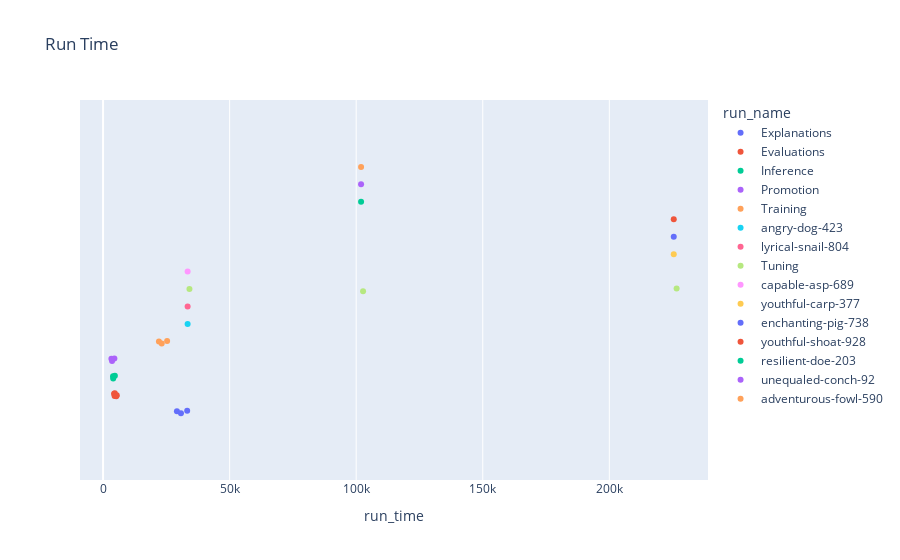

Here is the notebook cell this chart was saved with:
### Code cell
px.strip(
    runs,
    x="run_time",
    color="run_name",
    hover_name="run_id",
    hover_data=runs.columns,
    title="Run Time",
)

### Figure 1 — Plotly figure (JSON) as saved in the notebook; plotly's stock layout.template omitted (floating-point values rounded to 4 significant figures)
{"data": [{"alignmentgroup": "True", "boxpoints": "all", "customdata": [["file:///home/fmind/mlops-python-package/mlruns/892046783494697990/c21b823a68ba42b2b1ff98b2ae73c424/artifacts", "2024-12-09T21:26:50.094000", "892046783494697990", "active", "c21b823a68ba42b2b1ff98b2ae73c424", "Explanations", "c21b823a68ba42b2b1ff98b2ae73c424", "2024-12-09T21:26:19.324000", "FINISHED", "fmind"], ["file:///home/fmind/mlops-python-package/mlruns/892046783494697990/f71527e645d24f579e571b6573912f32/artifacts", "2024-12-09T20:16:43.066000", "892046783494697990", "active", "f71527e645d24f579e571b6573912f32", "Explanations", "f71527e645d24f579e571b6573912f32", "2024-12-09T20:16:09.833000", "FINISHED", "fmind"], ["file:///home/fmind/mlops-python-package/mlruns/892046783494697990/ba156f94df9e4c1eb8cb2852e36efeb0/artifacts", "2024-12-09T19:40:49.139000", "892046783494697990", "active", "ba156f94df9e4c1eb8cb2852e36efeb0", "Explanations", "ba156f94df9e4c1eb8cb2852e36efeb0", "2024-12-09T19:40:19.961000", "FINISHED", "fmind"]], "fillcolor": "rgba(255,255,255,0)", "hoveron": "points", "hovertemplate": "<b>%{hovertext}</b><br><br>run_name=%{customdata[5]}<br>run_time=%{x}<br>artifact_uri=%{customdata[0]}<br>end_time=%{customdata[1]}<br>experiment_id=%{customdata[2]}<br>lifecycle_stage=%{customdata[3]}<br>run_id=%{customdata[4]}<br>run_uuid=%{customdata[6]}<br>start_time=%{customdata[7]}<br>status=%{customdata[8]}<br>user_id=%{customdata[9]}<extra></extra>", "hovertext": ["c21b823a68ba42b2b1ff98b2ae73c424", "f71527e645d24f579e571b6573912f32", "ba156f94df9e4c1eb8cb2852e36efeb0"], "legendgroup": "Explanations", "line": {"color": "rgba(255,255,255,0)"}, "marker": {"color": "#636efa"}, "name": "Explanations", "offsetgroup": "Explanations", "orientation": "h", "pointpos": 0, "showlegend": true, "type": "box", "x": [30770, 33233, 29178], "x0": " ", "xaxis": "x", "y0": " ", "yaxis": "y"}, {"alignmentgroup": "True", "boxpoints": "all", "customdata": [["file:///home/fmind/mlops-python-package/mlruns/892046783494697990/9da0f31e36a9413eaab18149ace82c78/artifacts", "2024-12-09T21:26:18.061000", "892046783494697990", "active", "9da0f31e36a9413eaab18149ace82c78", "Evaluations", "9da0f31e36a9413eaab18149ace82c78", "2024-12-09T21:26:13.489000", "FINISHED", "fmind"], ["file:///home/fmind/mlops-python-package/mlruns/892046783494697990/f2823c6d05a545b793545d85b230d467/artifacts", "2024-12-09T20:16:08.336000", "892046783494697990", "active", "f2823c6d05a545b793545d85b230d467", "Evaluations", "f2823c6d05a545b793545d85b230d467", "2024-12-09T20:16:02.929000", "FINISHED", "fmind"], ["file:///home/fmind/mlops-python-package/mlruns/892046783494697990/ecc6bbcc06a14ac4a853f18a85d2aa79/artifacts", "2024-12-09T19:41:30.872000", "892046783494697990", "active", "ecc6bbcc06a14ac4a853f18a85d2aa79", "Evaluations", "ecc6bbcc06a14ac4a853f18a85d2aa79", "2024-12-09T19:41:26.226000", "FAILED", "fmind"], ["file:///home/fmind/mlops-python-package/mlruns/892046783494697990/4177ef56fb0e4e4eaa7f7c443c46fc16/artifacts", "2024-12-09T19:40:14.417000", "892046783494697990", "active", "4177ef56fb0e4e4eaa7f7c443c46fc16", "Evaluations", "4177ef56fb0e4e4eaa7f7c443c46fc16", "2024-12-09T19:40:09.199000", "FAILED", "fmind"], ["file:///home/fmind/mlops-python-package/mlruns/892046783494697990/f11653b8018e42f6825a2ac1c9443937/artifacts", "2024-12-09T19:33:26.711000", "892046783494697990", "active", "f11653b8018e42f6825a2ac1c9443937", "Evaluations", "f11653b8018e42f6825a2ac1c9443937", "2024-12-09T19:33:22.361000", "FAILED", "fmind"]], "fillcolor": "rgba(255,255,255,0)", "hoveron": "points", "hovertemplate": "<b>%{hovertext}</b><br><br>run_name=%{customdata[5]}<br>run_time=%{x}<br>artifact_uri=%{customdata[0]}<br>end_time=%{customdata[1]}<br>experiment_id=%{customdata[2]}<br>lifecycle_stage=%{customdata[3]}<br>run_id=%{customdata[4]}<br>run_uuid=%{customdata[6]}<br>start_time=%{customdata[7]}<br>status=%{customdata[8]}<br>user_id=%{customdata[9]}<extra></extra>", "hovertext": ["9da0f31e36a9413eaab18149ace82c78", "f2823c6d05a545b793545d85b230d467", "ecc6bbcc06a14ac4a853f18a85d2aa79", "4177ef56fb0e4e4eaa7f7c443c46fc16", "f11653b8018e42f6825a2ac1c9443937"], "legendgroup": "Evaluations", "line": {"color": "rgba(255,255,255,0)"}, "marker": {"color": "#EF553B"}, "name": "Evaluations", "offsetgroup": "Evaluations", "orientation": "h", "pointpos": 0, "showlegend": true, "type": "box", "x": [4572, 5407, 4646, 5218, 4350], "x0": " ", "xaxis": "x", "y0": " ", "yaxis": "y"}, {"alignmentgroup": "True", "boxpoints": "all", "customdata": [["file:///home/fmind/mlops-python-package/mlruns/892046783494697990/8316d6855d17401b8358e88a48c159f0/artifacts", "2024-12-09T21:26:12.215000", "892046783494697990", "active", "8316d6855d17401b8358e88a48c159f0", "Inference", "8316d6855d17401b8358e88a48c159f0", "2024-12-09T21:26:08.210000", "FINISHED", "fmind"], ["file:///home/fmind/mlops-python-package/mlruns/892046783494697990/d40bfd6d238b4e999a8b9eac47f9932a/artifacts", "2024-12-09T20:16:01.543000", "892046783494697990", "active", "d40bfd6d238b4e999a8b9eac47f9932a", "Inference", "d40bfd6d238b4e999a8b9eac47f9932a", "2024-12-09T20:15:56.888000", "FINISHED", "fmind"], ["file:///home/fmind/mlops-python-package/mlruns/892046783494697990/92f6f8fe787c4f489024a81181b7ab41/artifacts", "2024-12-09T19:33:20.732000", "892046783494697990", "active", "92f6f8fe787c4f489024a81181b7ab41", "Inference", "92f6f8fe787c4f489024a81181b7ab41", "2024-12-09T19:33:16.788000", "FINISHED", "fmind"]], "fillcolor": "rgba(255,255,255,0)", "hoveron": "points", "hovertemplate": "<b>%{hovertext}</b><br><br>run_name=%{customdata[5]}<br>run_time=%{x}<br>artifact_uri=%{customdata[0]}<br>end_time=%{customdata[1]}<br>experiment_id=%{customdata[2]}<br>lifecycle_stage=%{customdata[3]}<br>run_id=%{customdata[4]}<br>run_uuid=%{customdata[6]}<br>start_time=%{customdata[7]}<br>status=%{customdata[8]}<br>user_id=%{customdata[9]}<extra></extra>", "hovertext": ["8316d6855d17401b8358e88a48c159f0", "d40bfd6d238b4e999a8b9eac47f9932a", "92f6f8fe787c4f489024a81181b7ab41"], "legendgroup": "Inference", "line": {"color": "rgba(255,255,255,0)"}, "marker": {"color": "#00cc96"}, "name": "Inference", "offsetgroup": "Inference", "orientation": "h", "pointpos": 0, "showlegend": true, "type": "box", "x": [4005, 4655, 3944], "x0": " ", "xaxis": "x", "y0": " ", "yaxis": "y"}, {"alignmentgroup": "True", "boxpoints": "all", "customdata": [["file:///home/fmind/mlops-python-package/mlruns/892046783494697990/b92f959ab1564eb897e2f66f7089f573/artifacts", "2024-12-09T21:26:06.933000", "892046783494697990", "active", "b92f959ab1564eb897e2f66f7089f573", "Promotion", "b92f959ab1564eb897e2f66f7089f573", "2024-12-09T21:26:03.382000", "FINISHED", "fmind"], ["file:///home/fmind/mlops-python-package/mlruns/892046783494697990/0a425df1a36947cc912cc0abdc4c9fe1/artifacts", "2024-12-09T20:15:55.295000", "892046783494697990", "active", "0a425df1a36947cc912cc0abdc4c9fe1", "Promotion", "0a425df1a36947cc912cc0abdc4c9fe1", "2024-12-09T20:15:50.832000", "FINISHED", "fmind"], ["file:///home/fmind/mlops-python-package/mlruns/892046783494697990/88e2b857d3734cfe96ea207be49bba2f/artifacts", "2024-12-09T19:33:15.552000", "892046783494697990", "active", "88e2b857d3734cfe96ea207be49bba2f", "Promotion", "88e2b857d3734cfe96ea207be49bba2f", "2024-12-09T19:33:12.258000", "FINISHED", "fmind"]], "fillcolor": "rgba(255,255,255,0)", "hoveron": "points", "hovertemplate": "<b>%{hovertext}</b><br><br>run_name=%{customdata[5]}<br>run_time=%{x}<br>artifact_uri=%{customdata[0]}<br>end_time=%{customdata[1]}<br>experiment_id=%{customdata[2]}<br>lifecycle_stage=%{customdata[3]}<br>run_id=%{customdata[4]}<br>run_uuid=%{customdata[6]}<br>start_time=%{customdata[7]}<br>status=%{customdata[8]}<br>user_id=%{customdata[9]}<extra></extra>", "hovertext": ["b92f959ab1564eb897e2f66f7089f573", "0a425df1a36947cc912cc0abdc4c9fe1", "88e2b857d3734cfe96ea207be49bba2f"], "legendgroup": "Promotion", "line": {"color": "rgba(255,255,255,0)"}, "marker": {"color": "#ab63fa"}, "name": "Promotion", "offsetgroup": "Promotion", "orientation": "h", "pointpos": 0, "showlegend": true, "type": "box", "x": [3551, 4463, 3294], "x0": " ", "xaxis": "x", "y0": " ", "yaxis": "y"}, {"alignmentgroup": "True", "boxpoints": "all", "customdata": [["file:///home/fmind/mlops-python-package/mlruns/892046783494697990/fc31f5b645204fdd9ef58fbbc0c105eb/artifacts", "2024-12-09T21:26:01.071000", "892046783494697990", "active", "fc31f5b645204fdd9ef58fbbc0c105eb", "Training", "fc31f5b645204fdd9ef58fbbc0c105eb", "2024-12-09T21:25:39.001000", "FINISHED", "fmind"], ["file:///home/fmind/mlops-python-package/mlruns/892046783494697990/abad34d51a2a4cffa328136540b455c0/artifacts", "2024-12-09T20:15:48.530000", "892046783494697990", "active", "abad34d51a2a4cffa328136540b455c0", "Training", "abad34d51a2a4cffa328136540b455c0", "2024-12-09T20:15:23.229000", "FINISHED", "fmind"], ["file:///home/fmind/mlops-python-package/mlruns/892046783494697990/ca4c7550ad354be9a2f10f7eade8d47e/artifacts", "2024-12-09T19:33:10.574000", "892046783494697990", "active", "ca4c7550ad354be9a2f10f7eade8d47e", "Training", "ca4c7550ad354be9a2f10f7eade8d47e", "2024-12-09T19:32:47.406000", "FINISHED", "fmind"]], "fillcolor": "rgba(255,255,255,0)", "hoveron": "points", "hovertemplate": "<b>%{hovertext}</b><br><br>run_name=%{customdata[5]}<br>run_time=%{x}<br>artifact_uri=%{customdata[0]}<br>end_time=%{customdata[1]}<br>experiment_id=%{customdata[2]}<br>lifecycle_stage=%{customdata[3]}<br>run_id=%{customdata[4]}<br>run_uuid=%{customdata[6]}<br>start_time=%{customdata[7]}<br>status=%{customdata[8]}<br>user_id=%{customdata[9]}<extra></extra>", "hovertext": ["fc31f5b645204fdd9ef58fbbc0c105eb", "abad34d51a2a4cffa328136540b455c0", "ca4c7550ad354be9a2f10f7eade8d47e"], "legendgroup": "Training", "line": {"color": "rgba(255,255,255,0)"}, "marker": {"color": "#FFA15A"}, "name": "Training", "offsetgroup": "Training", "orientation": "h", "pointpos": 0, "showlegend": true, "type": "box", "x": [22070, 25301, 23168], "x0": " ", "xaxis": "x", "y0": " ", "yaxis": "y"}, {"alignmentgroup": "True", "boxpoints": "all", "customdata": [["file:///home/fmind/mlops-python-package/mlruns/892046783494697990/2d2ec19f48a040e4af90b20fdf7e6575/artifacts", "2024-12-09T21:25:36.982000", "892046783494697990", "active", "2d2ec19f48a040e4af90b20fdf7e6575", "angry-dog-423", "2d2ec19f48a040e4af90b20fdf7e6575", "2024-12-09T21:25:03.572000", "FINISHED", "fmind"]], "fillcolor": "rgba(255,255,255,0)", "hoveron": "points", "hovertemplate": "<b>%{hovertext}</b><br><br>run_name=%{customdata[5]}<br>run_time=%{x}<br>artifact_uri=%{customdata[0]}<br>end_time=%{customdata[1]}<br>experiment_id=%{customdata[2]}<br>lifecycle_stage=%{customdata[3]}<br>run_id=%{customdata[4]}<br>run_uuid=%{customdata[6]}<br>start_time=%{customdata[7]}<br>status=%{customdata[8]}<br>user_id=%{customdata[9]}<extra></extra>", "hovertext": ["2d2ec19f48a040e4af90b20fdf7e6575"], "legendgroup": "angry-dog-423", "line": {"color": "rgba(255,255,255,0)"}, "marker": {"color": "#19d3f3"}, "name": "angry-dog-423", "offsetgroup": "angry-dog-423", "orientation": "h", "pointpos": 0, "showlegend": true, "type": "box", "x": [33410], "x0": " ", "xaxis": "x", "y0": " ", "yaxis": "y"}, {"alignmentgroup": "True", "boxpoints": "all", "customdata": [["file:///home/fmind/mlops-python-package/mlruns/892046783494697990/352518f26eef4fa38bcd37c0e91c9f97/artifacts", "2024-12-09T21:25:36.982000", "892046783494697990", "active", "352518f26eef4fa38bcd37c0e91c9f97", "lyrical-snail-804", "352518f26eef4fa38bcd37c0e91c9f97", "2024-12-09T21:25:03.572000", "FINISHED", "fmind"]], "fillcolor": "rgba(255,255,255,0)", "hoveron": "points", "hovertemplate": "<b>%{hovertext}</b><br><br>run_name=%{customdata[5]}<br>run_time=%{x}<br>artifact_uri=%{customdata[0]}<br>end_time=%{customdata[1]}<br>experiment_id=%{customdata[2]}<br>lifecycle_stage=%{customdata[3]}<br>run_id=%{customdata[4]}<br>run_uuid=%{customdata[6]}<br>start_time=%{customdata[7]}<br>status=%{customdata[8]}<br>user_id=%{customdata[9]}<extra></extra>", "hovertext": ["352518f26eef4fa38bcd37c0e91c9f97"], "legendgroup": "lyrical-snail-804", "line": {"color": "rgba(255,255,255,0)"}, "marker": {"color": "#FF6692"}, "name": "lyrical-snail-804", "offsetgroup": "lyrical-snail-804", "orientation": "h", "pointpos": 0, "showlegend": true, "type": "box", "x": [33410], "x0": " ", "xaxis": "x", "y0": " ", "yaxis": "y"}, {"alignmentgroup": "True", "boxpoints": "all", "customdata": [["file:///home/fmind/mlops-python-package/mlruns/892046783494697990/5ded1a1700cc4e0ea786ed96cc15c410/artifacts", "2024-12-09T21:25:37.702000", "892046783494697990", "active", "5ded1a1700cc4e0ea786ed96cc15c410", "Tuning", "5ded1a1700cc4e0ea786ed96cc15c410", "2024-12-09T21:25:03.572000", "FINISHED", "fmind"], ["file:///home/fmind/mlops-python-package/mlruns/892046783494697990/2bb5da83357d443eb0346606326770ae/artifacts", "2024-12-09T20:15:21.479000", "892046783494697990", "active", "2bb5da83357d443eb0346606326770ae", "Tuning", "2bb5da83357d443eb0346606326770ae", "2024-12-09T20:11:34.899000", "FINISHED", "fmind"], ["file:///home/fmind/mlops-python-package/mlruns/892046783494697990/d8d365de957c46098b7cf2e251b486fb/artifacts", "2024-12-09T19:32:45.822000", "892046783494697990", "active", "d8d365de957c46098b7cf2e251b486fb", "Tuning", "d8d365de957c46098b7cf2e251b486fb", "2024-12-09T19:31:03.107000", "FINISHED", "fmind"]], "fillcolor": "rgba(255,255,255,0)", "hoveron": "points", "hovertemplate": "<b>%{hovertext}</b><br><br>run_name=%{customdata[5]}<br>run_time=%{x}<br>artifact_uri=%{customdata[0]}<br>end_time=%{customdata[1]}<br>experiment_id=%{customdata[2]}<br>lifecycle_stage=%{customdata[3]}<br>run_id=%{customdata[4]}<br>run_uuid=%{customdata[6]}<br>start_time=%{customdata[7]}<br>status=%{customdata[8]}<br>user_id=%{customdata[9]}<extra></extra>", "hovertext": ["5ded1a1700cc4e0ea786ed96cc15c410", "2bb5da83357d443eb0346606326770ae", "d8d365de957c46098b7cf2e251b486fb"], "legendgroup": "Tuning", "line": {"color": "rgba(255,255,255,0)"}, "marker": {"color": "#B6E880"}, "name": "Tuning", "offsetgroup": "Tuning", "orientation": "h", "pointpos": 0, "showlegend": true, "type": "box", "x": [34130, 226580, 102715], "x0": " ", "xaxis": "x", "y0": " ", "yaxis": "y"}, {"alignmentgroup": "True", "boxpoints": "all", "customdata": [["file:///home/fmind/mlops-python-package/mlruns/892046783494697990/eb21e4c57e3047dd9fbace349ddfc701/artifacts", "2024-12-09T21:25:36.982000", "892046783494697990", "active", "eb21e4c57e3047dd9fbace349ddfc701", "capable-asp-689", "eb21e4c57e3047dd9fbace349ddfc701", "2024-12-09T21:25:03.572000", "FINISHED", "fmind"]], "fillcolor": "rgba(255,255,255,0)", "hoveron": "points", "hovertemplate": "<b>%{hovertext}</b><br><br>run_name=%{customdata[5]}<br>run_time=%{x}<br>artifact_uri=%{customdata[0]}<br>end_time=%{customdata[1]}<br>experiment_id=%{customdata[2]}<br>lifecycle_stage=%{customdata[3]}<br>run_id=%{customdata[4]}<br>run_uuid=%{customdata[6]}<br>start_time=%{customdata[7]}<br>status=%{customdata[8]}<br>user_id=%{customdata[9]}<extra></extra>", "hovertext": ["eb21e4c57e3047dd9fbace349ddfc701"], "legendgroup": "capable-asp-689", "line": {"color": "rgba(255,255,255,0)"}, "marker": {"color": "#FF97FF"}, "name": "capable-asp-689", "offsetgroup": "capable-asp-689", "orientation": "h", "pointpos": 0, "showlegend": true, "type": "box", "x": [33410], "x0": " ", "xaxis": "x", "y0": " ", "yaxis": "y"}, {"alignmentgroup": "True", "boxpoints": "all", "customdata": [["file:///home/fmind/mlops-python-package/mlruns/892046783494697990/0f3fb536c019419ba34c04dfb4357f55/artifacts", "2024-12-09T20:15:20.354000", "892046783494697990", "active", "0f3fb536c019419ba34c04dfb4357f55", "youthful-carp-377", "0f3fb536c019419ba34c04dfb4357f55", "2024-12-09T20:11:34.899000", "FINISHED", "fmind"]], "fillcolor": "rgba(255,255,255,0)", "hoveron": "points", "hovertemplate": "<b>%{hovertext}</b><br><br>run_name=%{customdata[5]}<br>run_time=%{x}<br>artifact_uri=%{customdata[0]}<br>end_time=%{customdata[1]}<br>experiment_id=%{customdata[2]}<br>lifecycle_stage=%{customdata[3]}<br>run_id=%{customdata[4]}<br>run_uuid=%{customdata[6]}<br>start_time=%{customdata[7]}<br>status=%{customdata[8]}<br>user_id=%{customdata[9]}<extra></extra>", "hovertext": ["0f3fb536c019419ba34c04dfb4357f55"], "legendgroup": "youthful-carp-377", "line": {"color": "rgba(255,255,255,0)"}, "marker": {"color": "#FECB52"}, "name": "youthful-carp-377", "offsetgroup": "youthful-carp-377", "orientation": "h", "pointpos": 0, "showlegend": true, "type": "box", "x": [225455], "x0": " ", "xaxis": "x", "y0": " ", "yaxis": "y"}, {"alignmentgroup": "True", "boxpoints": "all", "customdata": [["file:///home/fmind/mlops-python-package/mlruns/892046783494697990/1460078c4b1a4e9eacc1284ef88fb01d/artifacts", "2024-12-09T20:15:20.354000", "892046783494697990", "active", "1460078c4b1a4e9eacc1284ef88fb01d", "enchanting-pig-738", "1460078c4b1a4e9eacc1284ef88fb01d", "2024-12-09T20:11:34.899000", "FINISHED", "fmind"]], "fillcolor": "rgba(255,255,255,0)", "hoveron": "points", "hovertemplate": "<b>%{hovertext}</b><br><br>run_name=%{customdata[5]}<br>run_time=%{x}<br>artifact_uri=%{customdata[0]}<br>end_time=%{customdata[1]}<br>experiment_id=%{customdata[2]}<br>lifecycle_stage=%{customdata[3]}<br>run_id=%{customdata[4]}<br>run_uuid=%{customdata[6]}<br>start_time=%{customdata[7]}<br>status=%{customdata[8]}<br>user_id=%{customdata[9]}<extra></extra>", "hovertext": ["1460078c4b1a4e9eacc1284ef88fb01d"], "legendgroup": "enchanting-pig-738", "line": {"color": "rgba(255,255,255,0)"}, "marker": {"color": "#636efa"}, "name": "enchanting-pig-738", "offsetgroup": "enchanting-pig-738", "orientation": "h", "pointpos": 0, "showlegend": true, "type": "box", "x": [225455], "x0": " ", "xaxis": "x", "y0": " ", "yaxis": "y"}, {"alignmentgroup": "True", "boxpoints": "all", "customdata": [["file:///home/fmind/mlops-python-package/mlruns/892046783494697990/fe06e9a76b124cdb8d95a70d0e0807e1/artifacts", "2024-12-09T20:15:20.354000", "892046783494697990", "active", "fe06e9a76b124cdb8d95a70d0e0807e1", "youthful-shoat-928", "fe06e9a76b124cdb8d95a70d0e0807e1", "2024-12-09T20:11:34.899000", "FINISHED", "fmind"]], "fillcolor": "rgba(255,255,255,0)", "hoveron": "points", "hovertemplate": "<b>%{hovertext}</b><br><br>run_name=%{customdata[5]}<br>run_time=%{x}<br>artifact_uri=%{customdata[0]}<br>end_time=%{customdata[1]}<br>experiment_id=%{customdata[2]}<br>lifecycle_stage=%{customdata[3]}<br>run_id=%{customdata[4]}<br>run_uuid=%{customdata[6]}<br>start_time=%{customdata[7]}<br>status=%{customdata[8]}<br>user_id=%{customdata[9]}<extra></extra>", "hovertext": ["fe06e9a76b124cdb8d95a70d0e0807e1"], "legendgroup": "youthful-shoat-928", "line": {"color": "rgba(255,255,255,0)"}, "marker": {"color": "#EF553B"}, "name": "youthful-shoat-928", "offsetgroup": "youthful-shoat-928", "orientation": "h", "pointpos": 0, "showlegend": true, "type": "box", "x": [225455], "x0": " ", "xaxis": "x", "y0": " ", "yaxis": "y"}, {"alignmentgroup": "True", "boxpoints": "all", "customdata": [["file:///home/fmind/mlops-python-package/mlruns/892046783494697990/3c3f2883be0643b9800e8c161764bb5f/artifacts", "2024-12-09T19:32:45.039000", "892046783494697990", "active", "3c3f2883be0643b9800e8c161764bb5f", "resilient-doe-203", "3c3f2883be0643b9800e8c161764bb5f", "2024-12-09T19:31:03.107000", "FINISHED", "fmind"]], "fillcolor": "rgba(255,255,255,0)", "hoveron": "points", "hovertemplate": "<b>%{hovertext}</b><br><br>run_name=%{customdata[5]}<br>run_time=%{x}<br>artifact_uri=%{customdata[0]}<br>end_time=%{customdata[1]}<br>experiment_id=%{customdata[2]}<br>lifecycle_stage=%{customdata[3]}<br>run_id=%{customdata[4]}<br>run_uuid=%{customdata[6]}<br>start_time=%{customdata[7]}<br>status=%{customdata[8]}<br>user_id=%{customdata[9]}<extra></extra>", "hovertext": ["3c3f2883be0643b9800e8c161764bb5f"], "legendgroup": "resilient-doe-203", "line": {"color": "rgba(255,255,255,0)"}, "marker": {"color": "#00cc96"}, "name": "resilient-doe-203", "offsetgroup": "resilient-doe-203", "orientation": "h", "pointpos": 0, "showlegend": true, "type": "box", "x": [101932], "x0": " ", "xaxis": "x", "y0": " ", "yaxis": "y"}, {"alignmentgroup": "True", "boxpoints": "all", "customdata": [["file:///home/fmind/mlops-python-package/mlruns/892046783494697990/846fb4b5ca654800b2cb0592c6c2e999/artifacts", "2024-12-09T19:32:45.039000", "892046783494697990", "active", "846fb4b5ca654800b2cb0592c6c2e999", "unequaled-conch-92", "846fb4b5ca654800b2cb0592c6c2e999", "2024-12-09T19:31:03.107000", "FINISHED", "fmind"]], "fillcolor": "rgba(255,255,255,0)", "hoveron": "points", "hovertemplate": "<b>%{hovertext}</b><br><br>run_name=%{customdata[5]}<br>run_time=%{x}<br>artifact_uri=%{customdata[0]}<br>end_time=%{customdata[1]}<br>experiment_id=%{customdata[2]}<br>lifecycle_stage=%{customdata[3]}<br>run_id=%{customdata[4]}<br>run_uuid=%{customdata[6]}<br>start_time=%{customdata[7]}<br>status=%{customdata[8]}<br>user_id=%{customdata[9]}<extra></extra>", "hovertext": ["846fb4b5ca654800b2cb0592c6c2e999"], "legendgroup": "unequaled-conch-92", "line": {"color": "rgba(255,255,255,0)"}, "marker": {"color": "#ab63fa"}, "name": "unequaled-conch-92", "offsetgroup": "unequaled-conch-92", "orientation": "h", "pointpos": 0, "showlegend": true, "type": "box", "x": [101932], "x0": " ", "xaxis": "x", "y0": " ", "yaxis": "y"}, {"alignmentgroup": "True", "boxpoints": "all", "customdata": [["file:///home/fmind/mlops-python-package/mlruns/892046783494697990/ed9728cf10d74fe6a053231b54e82e16/artifacts", "2024-12-09T19:32:45.039000", "892046783494697990", "active", "ed9728cf10d74fe6a053231b54e82e16", "adventurous-fowl-590", "ed9728cf10d74fe6a053231b54e82e16", "2024-12-09T19:31:03.107000", "FINISHED", "fmind"]], "fillcolor": "rgba(255,255,255,0)", "hoveron": "points", "hovertemplate": "<b>%{hovertext}</b><br><br>run_name=%{customdata[5]}<br>run_time=%{x}<br>artifact_uri=%{customdata[0]}<br>end_time=%{customdata[1]}<br>experiment_id=%{customdata[2]}<br>lifecycle_stage=%{customdata[3]}<br>run_id=%{customdata[4]}<br>run_uuid=%{customdata[6]}<br>start_time=%{customdata[7]}<br>status=%{customdata[8]}<br>user_id=%{customdata[9]}<extra></extra>", "hovertext": ["ed9728cf10d74fe6a053231b54e82e16"], "legendgroup": "adventurous-fowl-590", "line": {"color": "rgba(255,255,255,0)"}, "marker": {"color": "#FFA15A"}, "name": "adventurous-fowl-590", "offsetgroup": "adventurous-fowl-590", "orientation": "h", "pointpos": 0, "showlegend": true, "type": "box", "x": [101932], "x0": " ", "xaxis": "x", "y0": " ", "yaxis": "y"}], "layout": {"boxmode": "group", "legend": {"title": {"text": "run_name"}, "tracegroupgap": 0}, "title": {"text": "Run Time"}, "xaxis": {"anchor": "y", "domain": [0, 1], "title": {"text": "run_time"}}, "yaxis": {"anchor": "x", "domain": [0, 1]}}}
